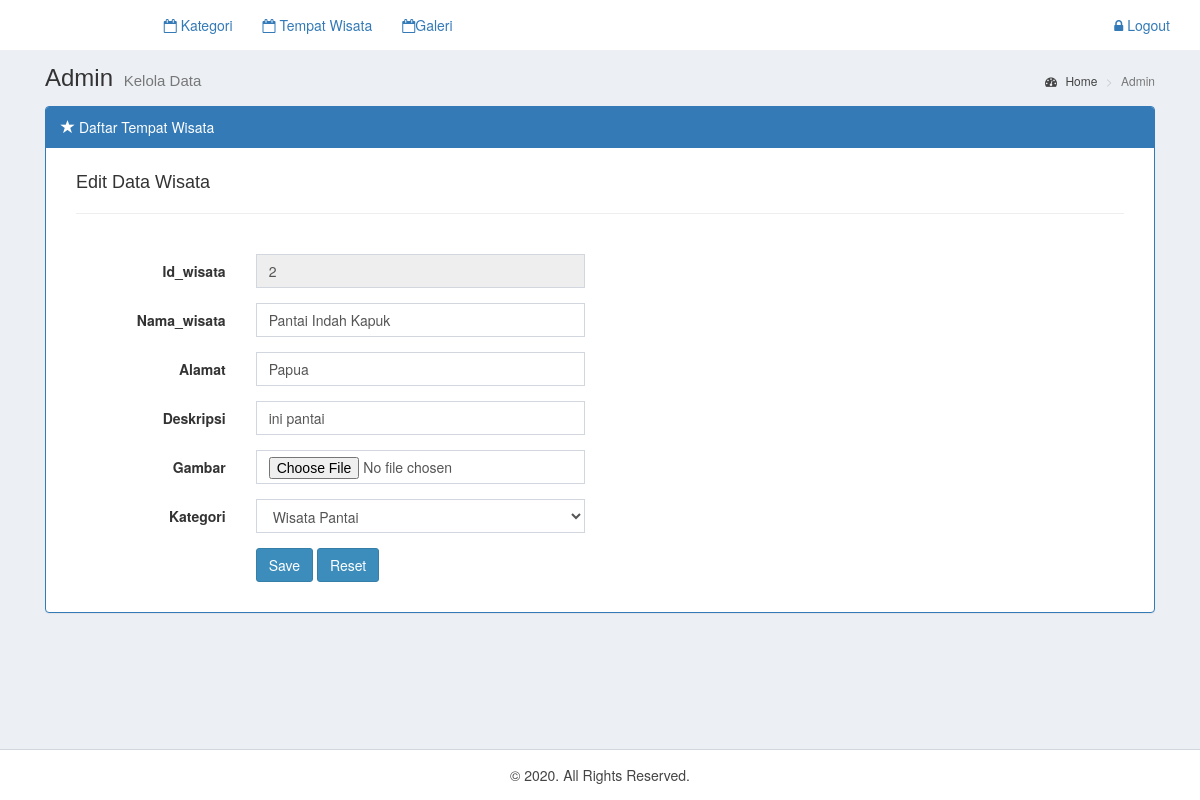
/admin/index.php?mod=edit&id_wisata=2, run on the app's committed database.
### tables this page shows
CREATE TABLE `wisata` (
  `id_wisata` varchar(12) NOT NULL,
  `nama_wisata` varchar(50) NOT NULL,
  `alamat` varchar(50) NOT NULL,
  `deskripsi` text NOT NULL,
  `gambar` varchar(255) NOT NULL,
  `id_kategori` int(100) NOT NULL
);

### admin/pengunjung.php (the view, shortened to what this page needs)
<div class="container-fluid">
	<?php
	include "include/koneksi.php";
	switch (@$_GET['mod']) {
		default: ?>
			<?php
		case 'edit':
			$sql = $db->query("SELECT * FROM wisata LEFT JOIN tbl_kategori ON wisata.id_kategori=tbl_kategori.id_kategori WHERE wisata.id_wisata='$_GET[id_wisata]' ");
			$data = $sql->fetch_array();
			?>
				<form method='POST' action='aksi.php?mod=edit' class='form-horizontal' enctype="multipart/form-data">
					<h4>Edit Data Wisata</h4>
					<hr><br>
					<div class="form-group">
						<label class="col-sm-2 control-label">Id_wisata</label>
						<div class="col-sm-4">
							<input type="text" required="required" readonly="true" name='id_wisata' class="form-control" value="<?php echo $data['id_wisata']; ?>">
						</div>
					</div>
					<div class="form-group">
						<label class="col-sm-2 control-label">Nama_wisata</label>
						<div class="col-sm-4">
							<input type="text" required="required" name='nama_wisata' class="form-control" value="<?php echo $data['nama_wisata']; ?>">
						</div>
					</div>
					<div class="form-group">
						<label class="col-sm-2 control-label">Alamat</label>
						<div class="col-sm-4">
							<input type="text" required="required" name='alamat' class="form-control" value="<?php echo $data['alamat']; ?>">
						</div>
					</div>
					<div class="form-group">
						<label class="col-sm-2 control-label">Deskripsi</label>
						<div class="col-sm-4">
							<input type="text" required="required" name='deskripsi' class="form-control" value="<?php echo $data['deskripsi']; ?>">
						</div>
					</div>
					<div class="form-group">
						<label class="col-sm-2 control-label">Gambar</label>
						<div class="col-sm-4">
							<input type="file" name='gambar' class="form-control">
						</div>
					</div>
					<div class="form-group">
						<label class="col-sm-2 control-label">Kategori</label>
						<div class="col-sm-4">
							<select name="kategori" class="form-control">
								<?php
								$kategori = mysqli_query($db, 'SELECT * FROM tbl_kategori');
								foreach ($kategori as $d) : ?>
									<option value="<?= $d['id_kategori']; ?>" <?php if ($d['id_kategori'] == $data['id_kategori']) {
																					echo "selected='selected'";
																				} ?>><?= $d['nm_kategori']; ?></option>
								<?php endforeach; ?>
							</select>
						</div>
					</div>
					<div class="form-group">
						<div class="col-sm-offset-2 col-sm-4">
							<button type='submit' name='submit' class='btn btn-primary' onClick="return confirm('Yakin akan Edit Data?')">Save</button>
							<button type='reset' name='reset' class='btn btn-primary'>Reset</button>
						</div>
					</div>
				</form>
		<?php
			break;
	} ?>
			</div>
</div>

### data on the page
wisata: id_wisata "2", nama_wisata "Pantai Indah Kapuk", alamat "Papua", deskripsi "ini pantai"

### other printed values
form field kategori "Wisata Pantai"
